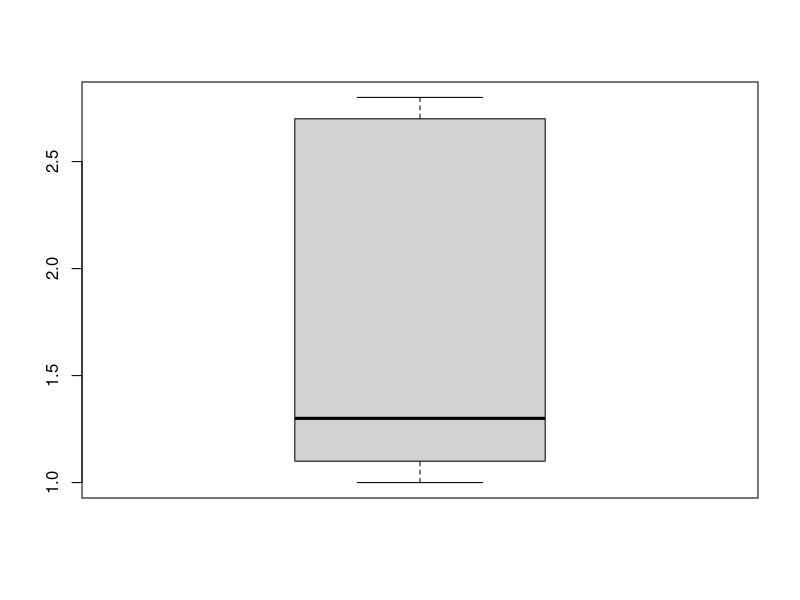
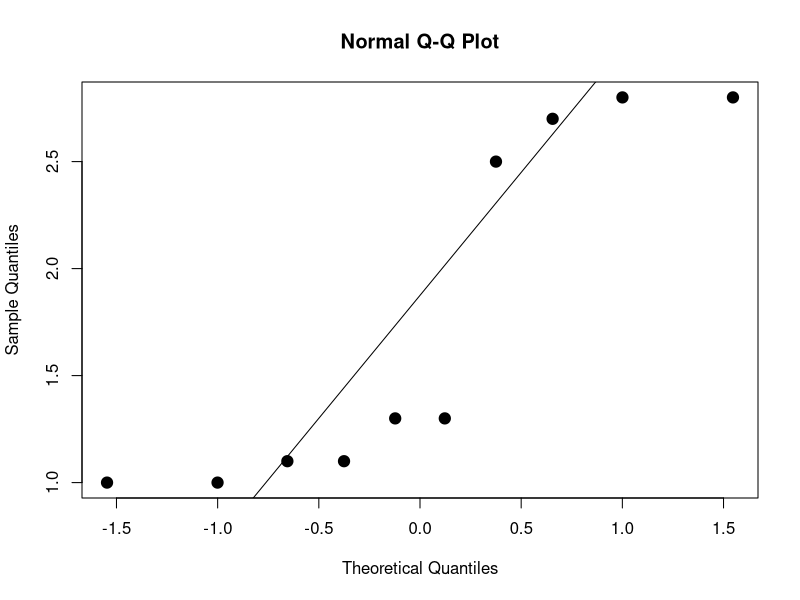

The R script that drew these images, in order:
# Data:  Eight daily temperatures (degrees C) at a South Florida weather station
# and at an experimental pasture site.  Of interest is whether the median difference is zero.


weather <- c(34.5,34,35.9,33.4,36.9,35.8,36.0,35.6,33,37.5)
pasture <- c(33.2,32.9,33.4,32.3,34.1,33.0,33.3,34.6,32,36.2)


# Let differences = weather - pasture:

diffs <- weather - pasture

boxplot(diffs)


qqnorm(diffs,pch=19,cex=1.5)
qqline(diffs)

shapiro.test(diffs)

shapiro.test(log(diffs))
shapiro.test(sqrt(diffs))
#Transforms did not help normality

#Note that the data is pretty symmetric
stem(diffs)

wilcox.test(diffs, alternative="two.sided", mu=0)

# wilcox.test(weather,pasture,paired=T)


######################################################################

# What if we had been testing whether the true median difference 
# was GREATER than 0 (i.e., weather station temperatures higher)?

wilcox.test(diffs, alternative="greater", mu=0)


######################################################################

diffs <- c(weather - pasture) #calculating the vector containing the differences

diffs <- diffs[ diffs!=0 ] #delete all differences equal to zero

n<-length(diffs)

diffs.rank <- rank(abs(diffs)) #check the ranks of the differences, taken in absolute

W<-sum(sign(diffs)*diffs.rank)

s<-sqrt(((n*(n+1)*(2*n+1))/6))

z<-(W-.5)/s

2*pnorm(-abs(z)) #two-sided test

pnorm(z) #less than

1-pnorm(z) #greater than
